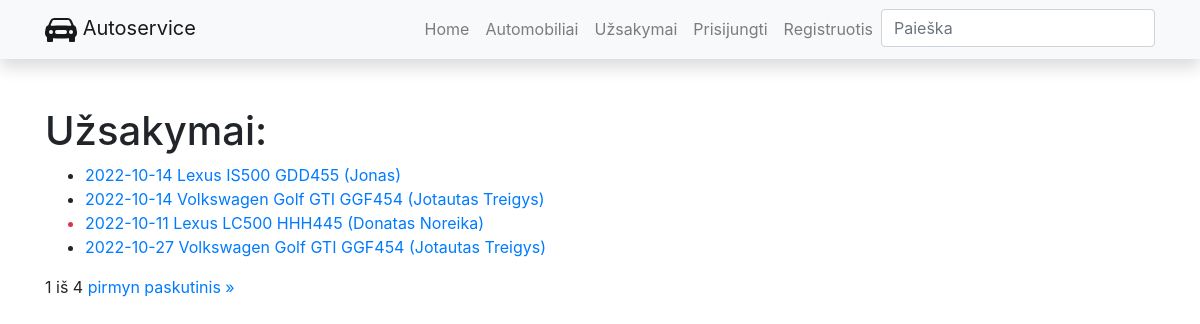
The app's page /autoservice/uzsakymai/, older data.
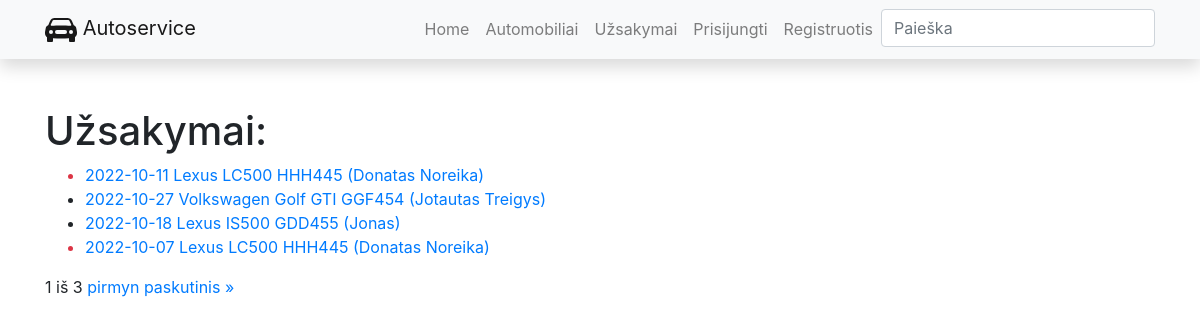
The same page, newer data.
### autoservice/models.py (models this page shows, shortened)
class Uzsakymas(models.Model):
    data = models.DateField("Data", auto_now_add=True, blank=True)
    automobilis = models.ForeignKey("Automobilis", on_delete=models.SET_NULL, null=True, related_name="uzsakymai")
    vartotojas = models.ForeignKey(User, on_delete=models.SET_NULL, null=True, blank=True)
    terminas = models.DateTimeField("Terminas", null=True, blank=True)
    def praejes_terminas(self):
        if self.terminas and datetime.today().replace(tzinfo=utc) > self.terminas.replace(tzinfo=utc):
            return True
        return False
    STATUS = (
        ("p", "Patvirtinta"),
        ("v", "Vykdoma"),
        ("i", "Įvykdyta"),
        ("a", "Atšaukta"),
    )
    statusas = models.CharField(max_length=1, choices=STATUS, default="p", help_text="Statusas")
    def __str__(self):
        return f"{self.data} {self.automobilis}"
    class Meta:
        verbose_name = "Užsakymas"
        verbose_name_plural = "Užsakymai"
        ordering = ['-id']

class Automobilis(models.Model):
    modelis = models.ForeignKey("AutomobilioModelis", on_delete=models.SET_NULL, null=True)
    valstybinis_nr = models.CharField("Valstybinis numeris", max_length=10)
    vin_kodas = models.CharField("VIN kodas", max_length=20)
    kliento_vardas = models.CharField("Kliento vardas", max_length=30)
    photo = models.ImageField('Nuotrauka', upload_to='automobiliai', null=True)
    aprasymas = HTMLField("Aprašymas", null=True, blank=True)
    def __str__(self):
        return f"{self.modelis} {self.valstybinis_nr} ({self.kliento_vardas})"
    class Meta:
        verbose_name = "Automobilis"
        verbose_name_plural = "Automobiliai"
        ordering = ['-id']

class AutomobilioModelis(models.Model):
    gamintojas = models.CharField("Gamintojas", max_length=100)
    modelis = models.CharField("Modelis", max_length=100)
    def __str__(self):
        return f"{self.gamintojas} {self.modelis}"
    class Meta:
        verbose_name = "Automobilio modelis"
        verbose_name_plural = "Automobilio modeliai"

### autoservice/views.py (the view)
# urls.py: path('uzsakymai/', views.UzsakymasListView.as_view(), name='uzsakymai'),
class UzsakymasListView(generic.ListView):
    model = Uzsakymas
    paginate_by = 4

### autoservice/templates/autoservice/uzsakymas_list.html (shortened to what this page needs)
{% extends "base.html" %}
{% block content %}
<h1>Užsakymai:</h1>
<ul>
{% for uzsakymas in object_list %}
    <li class="{% if uzsakymas.praejes_terminas %}text-danger{% endif %}">
        <a href="{% url 'uzsakymas' uzsakymas.pk %}">{{ uzsakymas }} </a>
    </li>
{% endfor %}
</ul>
<div class="pagination">
    <span class="step-links">
        <span class="current">
            {{ page_obj.number }} iš {{ page_obj.paginator.num_pages }}
        </span>
        {% if page_obj.has_next %}
            <a href="?page={{ page_obj.next_page_number }}">pirmyn</a>
            <a href="?page={{ page_obj.paginator.num_pages }}">paskutinis &raquo;</a>
        {% endif %}
    </span>
</div>
{% endblock %}

Row changes from the older to the newer data that the page shows:
removed Uzsakymas: data+automobilis "2022-10-14 Lexus IS500 GDD455 (Jonas)"
removed Uzsakymas: data+automobilis "2022-10-14 Volkswagen Golf GTI GGF454 (Jotautas Treigys)"
now on this page (row unchanged): Uzsakymas: data+automobilis "2022-10-18 Lexus IS500 GDD455 (Jonas)"
now on this page (row unchanged): Uzsakymas: data+automobilis "2022-10-07 Lexus LC500 HHH445 (Donatas Noreika)"
Text that changed along with them:
{{ page_obj.paginator.num_pages }}: "4" → "3"
